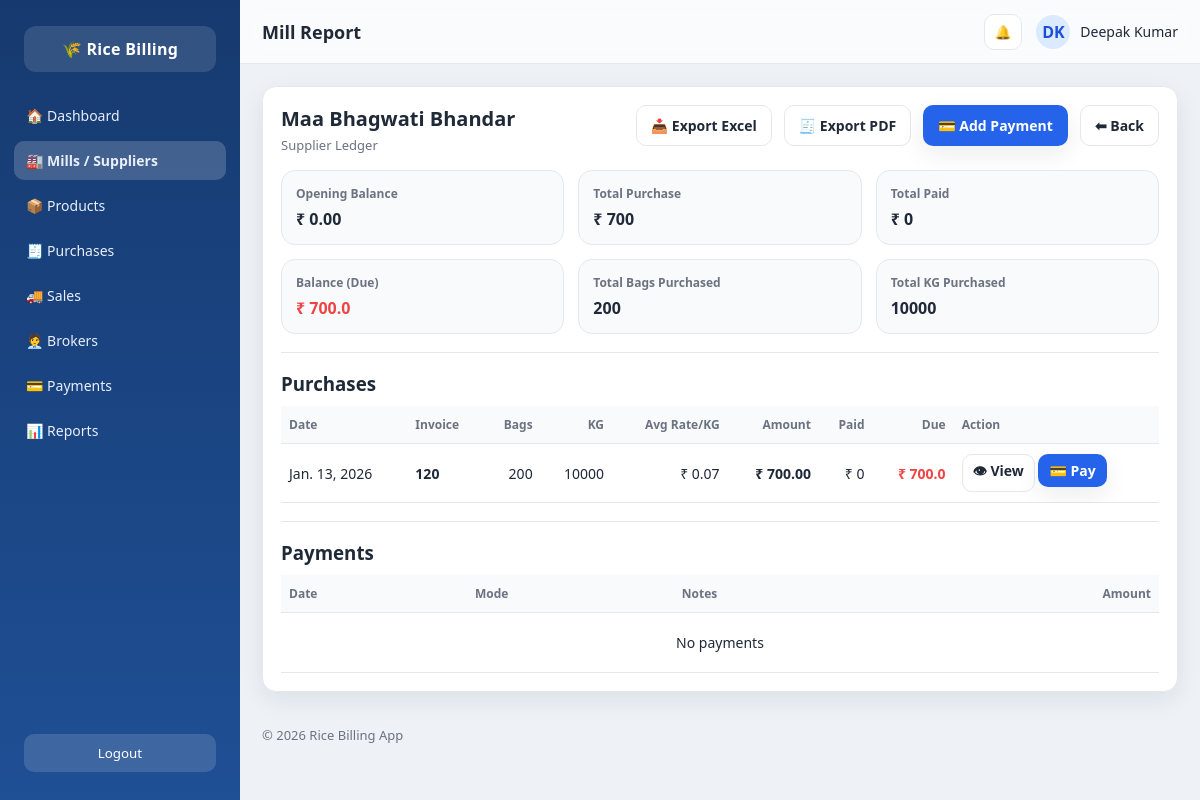
Screenshot of /mills/report/1/ with the database file from the repository.
### core/models.py (models this page shows, shortened)
class Mill(models.Model):
    mill_name = models.CharField(max_length=150)
    owner_name = models.CharField(max_length=100, blank=True)
    mobile = models.CharField(max_length=15)
    address = models.TextField(blank=True)
    gst_number = models.CharField(max_length=20, blank=True)
    opening_balance = models.DecimalField(max_digits=12, decimal_places=2, default=0)
    created_at = models.DateTimeField(auto_now_add=True)

class Purchase(models.Model):
    mill = models.ForeignKey(Mill, on_delete=models.CASCADE)
    invoice_no = models.CharField(max_length=50)
    purchase_date = models.DateField()
    total_amount = models.DecimalField(max_digits=12, decimal_places=2)

### core/views.py (the view)
# urls.py: path("mills/report/<int:mill_id>/", views.mill_report_detail, name="mill_report_detail"),
def mill_report_detail(request, mill_id):
    mill = get_object_or_404(Mill, id=mill_id)
    purchases = Purchase.objects.filter(mill=mill).order_by("-purchase_date", "-id")
    payments = Payment.objects.filter(
        related_type="purchase",
        mill=mill
    ).order_by("-payment_date", "-id")
    total_purchase = purchases.aggregate(s=Sum("total_amount"))["s"] or 0
    total_paid = payments.aggregate(s=Sum("amount"))["s"] or 0
    balance = float(mill.opening_balance) + float(total_purchase) - float(total_paid)
    all_items = PurchaseItem.objects.filter(purchase__mill=mill)
    grand_total_bags = all_items.aggregate(s=Sum("bag_count"))["s"] or 0
    grand_total_kg = all_items.aggregate(s=Sum(F("bag_weight") * F("bag_count")))["s"] or 0
    purchase_rows = []
    for p in purchases:
        items = PurchaseItem.objects.filter(purchase=p)
        total_bags = items.aggregate(s=Sum("bag_count"))["s"] or 0
        total_kg = items.aggregate(s=Sum(F("bag_weight") * F("bag_count")))["s"] or 0
        paid = Payment.objects.filter(
            related_type="purchase",
            purchase=p
        ).aggregate(s=Sum("amount"))["s"] or 0
        due = float(p.total_amount) - float(paid)
        if due < 0:
            due = 0
        avg_rate = 0
        if total_kg:
            avg_rate = float(p.total_amount) / float(total_kg)
        purchase_rows.append({
            "id": p.id,
            "purchase_date": p.purchase_date,
            "invoice_no": p.invoice_no,
            "total_bags": total_bags,
            "total_kg": total_kg,
            "avg_rate": round(avg_rate, 2),
            "total_amount": p.total_amount,
            "paid": paid,
            "due": round(due, 2),
        })
    return render(request, "core/mill_report_detail.html", {
        "mill": mill,
        "purchases": purchases,
        "payments": payments,
        "total_purchase": total_purchase,
        "total_paid": total_paid,
        "balance": round(balance, 2),
        "grand_total_bags": grand_total_bags,
        "grand_total_kg": grand_total_kg,
        "purchase_rows": purchase_rows,
    })

### core/templates/core/mill_report_detail.html
{% extends 'core/base.html' %}
{% block page_title %}Mill Report{% endblock %}
{% block content %}
<div class="panel">
  <div class="list-header">
    <div>
      <h2 class="list-title">{{ mill.mill_name }}</h2>
      <p class="muted">Supplier Ledger</p>
    </div>
    <div class="list-actions">
      <a href="{% url 'mill_report_excel' mill.id %}" class="btn btn-outline">📥 Export Excel</a>
      <a href="{% url 'mill_report_pdf' mill.id %}" class="btn btn-outline">🧾 Export PDF</a>
      <a href="{% url 'add_mill_payment' mill.id %}" class="btn btn-primary">💳 Add Payment</a>
      <a href="{% url 'mill_list' %}" class="btn btn-outline">⬅ Back</a>
    </div>
  </div>
  <div class="info-grid">
    <div class="info-card">
      <div class="info-label">Opening Balance</div>
      <div class="info-value">₹ {{ mill.opening_balance }}</div>
    </div>
    <div class="info-card">
      <div class="info-label">Total Purchase</div>
      <div class="info-value">₹ {{ total_purchase }}</div>
    </div>
    <div class="info-card">
      <div class="info-label">Total Paid</div>
      <div class="info-value">₹ {{ total_paid }}</div>
    </div>
    <div class="info-card">
      <div class="info-label">Balance (Due)</div>
      <div class="info-value" style="color:#ef4444;">₹ {{ balance }}</div>
    </div>
    <div class="info-card">
      <div class="info-label">Total Bags Purchased</div>
      <div class="info-value">{{ grand_total_bags }}</div>
    </div>
    <div class="info-card">
      <div class="info-label">Total KG Purchased</div>
      <div class="info-value">{{ grand_total_kg }}</div>
    </div>
  </div>
  <hr class="divider">
  <h3 class="panel-title">Purchases</h3>
  <div class="table-wrap">
    <table class="table">
      <thead>
        <tr>
          <th>Date</th>
          <th>Invoice</th>
          <th class="right">Bags</th>
          <th class="right">KG</th>
          <th class="right">Avg Rate/KG</th>
          <th class="right">Amount</th>
          <th class="right">Paid</th>
          <th class="right">Due</th>
          <th>Action</th>
        </tr>
      </thead>
      <tbody>
        {% for p in purchase_rows %}
        <tr>
          <td>{{ p.purchase_date }}</td>
          <td><b>{{ p.invoice_no }}</b></td>
          <td class="right">{{ p.total_bags }}</td>
          <td class="right">{{ p.total_kg }}</td>
          <td class="right">₹ {{ p.avg_rate }}</td>
          <td class="right"><b>₹ {{ p.total_amount }}</b></td>
          <td class="right">₹ {{ p.paid }}</td>
          <td class="right">
            {% if p.due|floatformat:2 == "0.00" %}
              <b style="color:#16a34a;">₹ {{ p.due }}</b>
            {% else %}
              <b style="color:#ef4444;">₹ {{ p.due }}</b>
            {% endif %}
          </td>
          <td>
            <a href="{% url 'purchase_detail' p.id %}" class="btn btn-outline" style="padding:6px 10px;">
              👁 View
            </a>
            <a href="{% url 'add_purchase_payment' p.id %}" class="btn btn-primary" style="padding:6px 10px;">
              💳 Pay
            </a>
          </td>
        </tr>
        {% empty %}
        <tr>
          <td colspan="9" style="text-align:center; padding:20px;">No purchases</td>
        </tr>
        {% endfor %}
      </tbody>
    </table>
  </div>
  <hr class="divider">
  <h3 class="panel-title">Payments</h3>
  <div class="table-wrap">
    <table class="table">
      <thead>
        <tr>
          <th>Date</th>
          <th>Mode</th>
          <th>Notes</th>
          <th class="right">Amount</th>
        </tr>
      </thead>
      <tbody>
        {% for pay in payments %}
        <tr>
          <td>{{ pay.payment_date }}</td>
          <td>{{ pay.payment_mode }}</td>
          <td>{{ pay.notes|default:"-" }}</td>
          <td class="right">₹ {{ pay.amount }}</td>
        </tr>
        {% empty %}
        <tr>
          <td colspan="4" style="text-align:center; padding:20px;">No payments</td>
        </tr>
        {% endfor %}
      </tbody>
    </table>
  </div>
</div>
{% endblock %}

### core/static/core/style.css (style rules this page uses)
* { margin:0; padding:0; box-sizing:border-box; font-family: "Segoe UI", Arial, sans-serif; }
:root { --bg:#eef2f7; --panel:#ffffff; --text:#1f2937; --muted:#6b7280; --border:#e5e7eb; --nav:#163a6f; --nav2:#1f4f95; --primary:#2563eb; --shadow: 0 8px 24px rgba(16,24,40,0.08); }
body.app { background: var(--bg); color: var(--text); min-height:100vh; display:flex; }
.btn { display:inline-flex; align-items:center; justify-content:center; gap:10px; padding:10px 14px; border-radius:10px; text-decoration:none; font-weight:600; font-size:14px; border:1px solid transparent; }
.btn-primary { background: var(--primary); color:#fff; box-shadow: var(--shadow); }
.panel { background: var(--panel); border:1px solid var(--border); border-radius:14px; padding:14px; box-shadow: var(--shadow); min-width:0; }
.panel-title { font-weight:800; margin-bottom:10px; }
.table-wrap { overflow:auto; }
.table { width:100%; border-collapse:collapse; font-size:14px; }
.table th, .table td { border-bottom:1px solid var(--border); padding:10px 8px; }
.table th { text-align:left; color:var(--muted); font-size:12px; font-weight:700; }
.table td.right, .table th.right { text-align:right; }
.muted { color:var(--muted); font-size:13px; }
.btn-outline { background:#fff; border:1px solid var(--border); color: var(--text); }
.list-header { display:flex; justify-content:space-between; align-items:flex-start; gap:14px; margin-bottom:16px; }
.list-title { font-size:20px; font-weight:800; margin-bottom:4px; }
.list-actions { display:flex; align-items:center; gap:12px; flex-wrap:wrap; }
.table thead th { background:#f8fafc; position: sticky; top: 0; z-index: 1; }
.panel { padding:18px; }
.divider { margin: 18px 0; border: 0; border-top: 1px solid var(--border); }
.info-grid { display:grid; grid-template-columns: repeat(3, minmax(200px, 1fr)); gap:14px; margin-bottom: 14px; }
.info-card { background:#f8fafc; border:1px solid var(--border); border-radius:14px; padding:14px; }
.info-label { font-size:12px; font-weight:800; color:var(--muted); margin-bottom:6px; }
.info-value { font-size:16px; font-weight:800; }
.info-grid { display:grid; grid-template-columns: repeat(auto-fit, minmax(220px, 1fr)); gap:14px; margin-bottom: 14px; }

### rows the page displays
Mill: mill_name "Maa Bhagwati Bhandar", opening_balance "0.00"
Purchase: purchase_date "Jan. 13, 2026", invoice_no "120", total_amount "700.00"

### other values shown
{{ total_purchase }} "700"
{{ total_paid }} "0"
{{ balance }} "700.0"
{{ grand_total_bags }} "200"
{{ grand_total_kg }} "10000"
{{ p.total_bags }} "200"
{{ p.total_kg }} "10000"
{{ p.avg_rate }} "0.07"
{{ p.paid }} "0"
{{ p.due }} "700.0"
